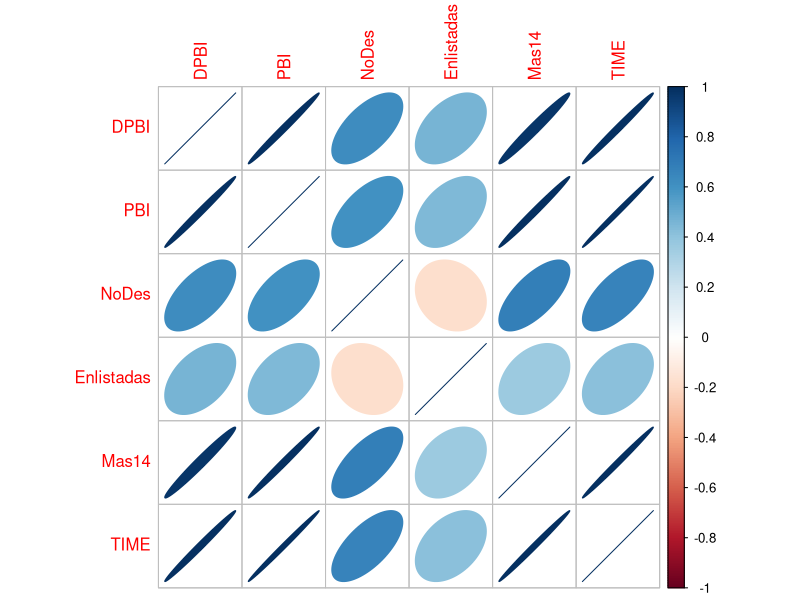

Write R code to recreate this figure.
## ---- chunk 1
library(readr)
datos <- read_delim("archivos/tabla.csv", delim = ";", 
    escape_double = FALSE, trim_ws = TRUE)
head(datos)
## ---- chunk 2
attach(datos)
modelo = lm(Y ~ DPBI + PBI + NoDes + Enlistadas + Mas14 + TIME)
summary(datos)
## ---- chunk 3
library(dplyr)
datos_limpios <- datos %>% select(!c("obs", "Y"))
datos_limpios
## ---- chunk 4
matriz_correlacion = cor(datos_limpios)

#redondeamos la matriz a dos dígitos para mejor legibilidad:
matriz_correlacion_legible = round(matriz_correlacion, digits=2) 
matriz_correlacion_legible
## ---- chunk 5
library(corrplot)
corrplot(matriz_correlacion, method="ellipse")
## ---- chunk 6
round(eigen(matriz_correlacion)$values, digits=3)
## ---- chunk 7
k = max(eigen(matriz_correlacion)$values)/min(eigen(matriz_correlacion)$values)
k
## ---- chunk 8
modelo_DPBI = lm(DPBI ~ Y + PBI + NoDes + Enlistadas + Mas14 + TIME, data=datos)
r = summary(modelo_DPBI)$r.squared
FIV = 1/(1-r)
FIV
